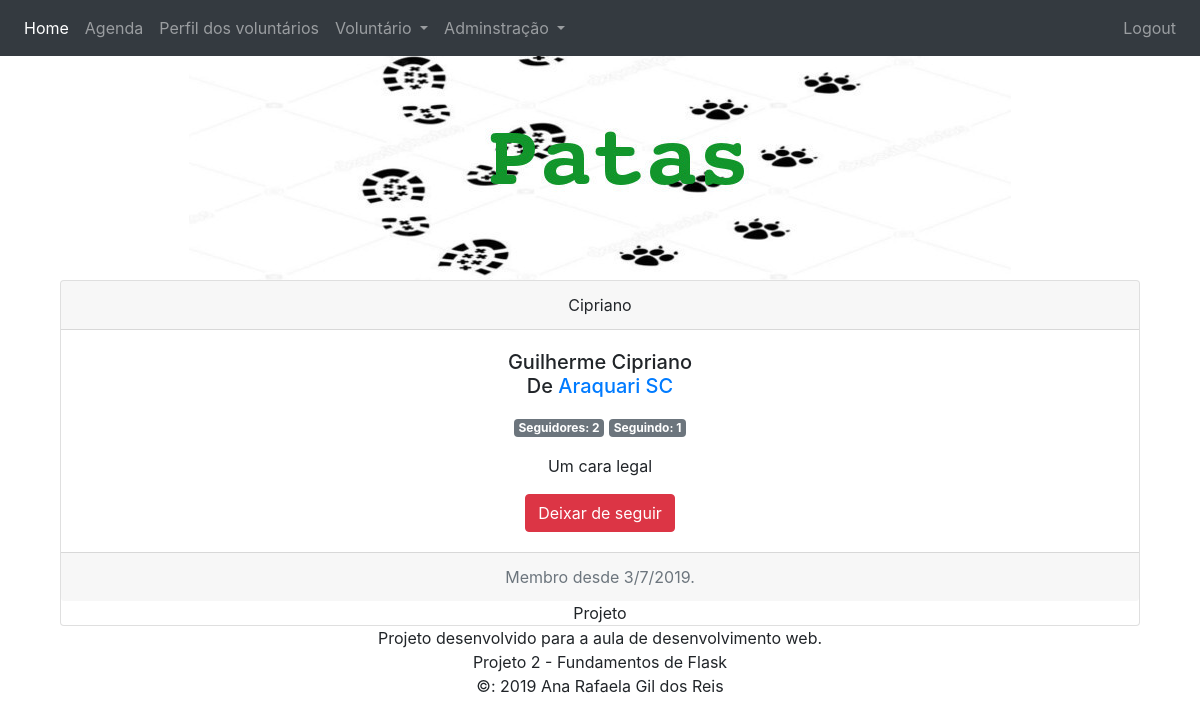
The app's page /user/Cipriano (signed in) with its own data.
### app/models.py (models this page shows, shortened)
class User(UserMixin, db.Model):
    __tablename__ = 'users'
    id = db.Column(db.Integer, primary_key=True)
    username = db.Column(db.String(64), unique=True, index=True)
    location = db.Column(db.String(64))
    name = db.Column(db.String(64))
    member_since = db.Column(db.DateTime(), default=datetime.utcnow)
    about_me = db.Column(db.Text())
    role_id = db.Column(db.Integer, db.ForeignKey('roles.id'))
    password_hash = db.Column(db.String(128))
    posts = db.relationship('Post', backref='author', lazy='dynamic')
    followed = db.relationship(
        'Follow', foreign_keys=[Follow.follower_id],
        backref=db.backref('follower', lazy='joined'),
        lazy='dynamic',
        cascade='all, delete-orphan'
    )
    followers = db.relationship(
        'Follow', foreign_keys=[Follow.followed_id],
        backref=db.backref('followed', lazy='joined'),
        lazy='dynamic',
        cascade='all, delete-orphan'
    )
    @property
    def password(self):
        raise AttributeError('password is not readable')
    def has_permission(self, perm):
        return self.role is not None and self.role.has_permission(perm)
    def is_following(self, user):
        return self.followed.filter_by(
            followed_id=user.id
        ).first() is not None

### app/main/views.py (the view)
@main.route('/user/<username>')
def user(username):
    user = User.query.filter_by(username=username).first_or_404()
    return render_template('user.html', user=user)

### app/models.py (called while the page is built)
@login_manager.user_loader
def load_user(user_id):
    return User.query.get(int(user_id))

    def has_permission(self, perm):
        return self.permissions & perm == perm

### app/templates/user.html
{% extends "base.html" %}
{% block page_content %}
<div class="page-header">
    <div class="card text-center">
        <div class="card-header">
            {{ user.username }}
        </div>
        <div class="card-body">
                {% if user.name or user.location %}
            <h5 class="card-title">
                {% if user.name %}{{ user.name }}{% endif %}<br>
                {% if user.location %}
                De <a href="http://maps.google.com/?q={{ user.location }}">
                    {{ user.location }}
                </a>
                {% endif %}
                {% endif %}
            </h5>
            <p class="card-text">
                <p>
                    <div class="badge badge-secondary">
                        Seguidores: {{ user.followers.count() }}
                    </div>
                    <div class="badge badge-secondary">
                        Seguindo: {{ user.followed.count() }}
                    </div>
                </p>
                {% if user.about_me %}<p>{{ user.about_me }}</p>{% endif %}
            </p>
            {% if current_user.has_permission(1) and user != current_user %}
            {% if not current_user.is_following(user) %}
                <a href="{{ url_for('.follow', username=user.username) }}" class="btn btn-primary">
                    Seguir
                </a>
                {% else %}
                <a href="{{ url_for('.unfollow', username=user.username) }}" class="btn btn-danger">
                    Deixar de seguir
                </a>
                {% endif %}
            {% endif %}
        </div>
        <div class="card-footer text-muted">
                Membro desde {{ user.member_since.day }}/{{ user.member_since.month }}/{{ user.member_since.year }}.
        </div>
        Projeto
{% endblock %}

### app/static/css/base.css (style rules this page uses)
html { height: 100%; }
body { min-height: 100%; display: flex; flex-direction: column; }

### records on screen
User: username "Cipriano", name "Guilherme Cipriano", location "Araquari SC", about_me "Um cara legal", member_since.day "3", member_since.month "7", member_since.year "2019"

### other values on screen
{{ user.followers.count() }} "2"
{{ user.followed.count() }} "1"
